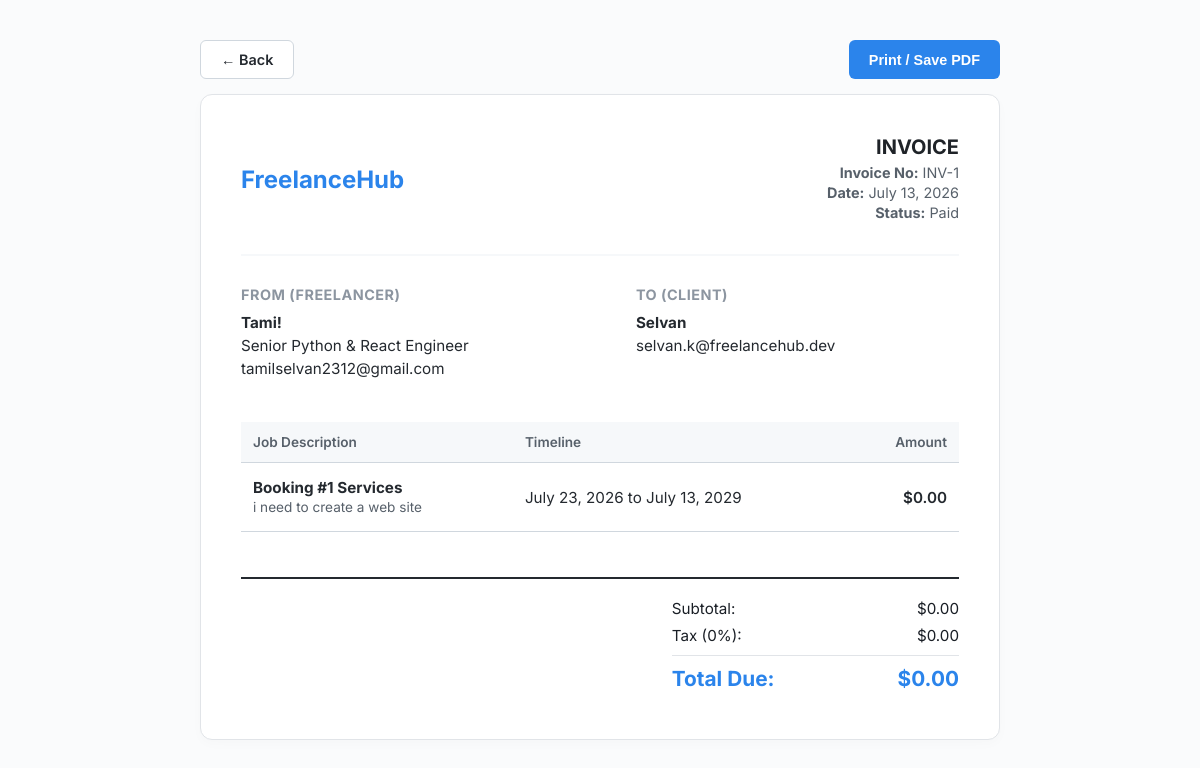
The page /invoice/1/print/ (signed in) on the database its author committed.
### core/models.py (models this page shows, shortened)
class Invoice(models.Model):
    STATUS_CHOICES = (
        ('unpaid', 'Unpaid'),
        ('paid', 'Paid'),
        ('due', 'Payment Due'),
    )
    booking = models.OneToOneField(Booking, on_delete=models.CASCADE, related_name='invoice')
    amount = models.DecimalField(max_digits=10, decimal_places=2)
    status = models.CharField(max_length=20, choices=STATUS_CHOICES, default='unpaid')
    issued_at = models.DateTimeField(auto_now_add=True)
    class Meta:
        indexes = [
            models.Index(fields=['status', '-issued_at']),
        ]

class Booking(models.Model):
    STATUS_CHOICES = (
        ('pending', 'Pending'),
        ('accepted', 'Accepted'),
        ('rejected', 'Rejected'),
        ('completed', 'Completed'),
        ('cancelled', 'Cancelled'),
    )
    client = models.ForeignKey(User, on_delete=models.CASCADE, related_name='bookings_made')
    freelancer = models.ForeignKey(User, on_delete=models.CASCADE, related_name='bookings_received')
    start_date = models.DateField()
    end_date = models.DateField()
    description = models.TextField(blank=True, null=True)
    status = models.CharField(max_length=20, choices=STATUS_CHOICES, default='pending')
    created_at = models.DateTimeField(auto_now_add=True)
    class Meta:
        indexes = [
            models.Index(fields=['client', 'status']),
            models.Index(fields=['freelancer', 'status']),
            models.Index(fields=['status', '-created_at']),
        ]

class Profile(models.Model):
    user = models.OneToOneField(User, on_delete=models.CASCADE, related_name='profile')
    role = models.CharField(max_length=20, choices=ROLE_CHOICES, default='client')
    bio = models.TextField(blank=True, null=True)
    title = models.CharField(max_length=100, blank=True, null=True)
    hourly_rate = models.DecimalField(
        max_digits=10,
        decimal_places=2,
        default=Decimal('0.00'),
        validators=[MinValueValidator(Decimal('0.01'))]
    )
    age = models.IntegerField(default=18)
    contact_email = models.EmailField(blank=True, null=True)
    cover_banner = models.ImageField(upload_to='banners/', blank=True, null=True)
    is_verified = models.BooleanField(default=False)
    location = models.CharField(max_length=100, blank=True, null=True)
    experience_years = models.IntegerField(default=0)
    availability = models.BooleanField(default=True)
    response_rate = models.IntegerField(default=100)
    response_time = models.CharField(max_length=50, default='1 hour')
    views_count = models.IntegerField(default=0)
    education = models.TextField(blank=True, null=True)
    experience_detail = models.TextField(blank=True, null=True)
    certificates = models.TextField(blank=True, null=True)
    languages = models.TextField(blank=True, null=True)
    avatar = models.ImageField(upload_to='avatars/', blank=True, null=True)
    objects = ProfileQuerySet.as_manager()
    class Meta:
        indexes = [
            models.Index(fields=['role', 'hourly_rate']),
            models.Index(fields=['role', 'is_verified']),
            models.Index(fields=['role', 'availability']),
            models.Index(fields=['role', 'experience_years']),
        ]

### core/views.py (the view)
# urls.py: path('invoice/<int:invoice_id>/print/', views.invoice_print_view, name='invoice_print'),
@login_required
def invoice_print_view(request, invoice_id):
    invoice = get_object_or_404(Invoice, id=invoice_id)
    if invoice.booking.client != request.user and invoice.booking.freelancer != request.user:
        messages.error(request, "Access denied.")
        return redirect('dashboard')
    return render(request, "core/printable_invoice.html", {"invoice": invoice})

### core/context_processors.py (called while the page is built)
def global_vars(request):
    if request.user.is_authenticated:
        return {
            'unread_notifications_count': Notification.objects.filter(user=request.user, is_read=False).count(),
            'unread_messages_count': Message.objects.filter(recipient=request.user, is_read=False).count()
        }
    return {
        'unread_notifications_count': 0,
        'unread_messages_count': 0
    }

### core/templates/core/printable_invoice.html (shortened to what this page needs)
<!DOCTYPE html>
<html lang="en">
<head>
</head>
<body>
    <div style="display:flex; flex-direction:column; align-items:center; width:100%;">
        <div class="actions-bar">
            <a href="javascript:window.close();" class="btn-back" onclick="window.history.back(); return false;">&larr; Back</a>
            <button onclick="window.print();" class="btn-print">Print / Save PDF</button>
        </div>
        <div class="invoice-box">
            <div class="invoice-header">
                <div class="brand">FreelanceHub</div>
                <div class="invoice-details">
                    <h2>INVOICE</h2>
                    <p><strong>Invoice No:</strong> INV-{{ invoice.id }}</p>
                    <p><strong>Date:</strong> {{ invoice.issued_at|date:"F d, Y" }}</p>
                    <p><strong>Status:</strong> {{ invoice.get_status_display }}</p>
                </div>
            </div>
            <div class="address-row">
                <div class="address-col">
                    <h4>From (Freelancer)</h4>
                    <p><strong>{{ invoice.booking.freelancer.username }}</strong></p>
                    <p>{{ invoice.booking.freelancer.profile.title|default:"Professional Consultant" }}</p>
                    <p>{{ invoice.booking.freelancer.profile.contact_email|default:invoice.booking.freelancer.email }}</p>
                </div>
                <div class="address-col">
                    <h4>To (Client)</h4>
                    <p><strong>{{ invoice.booking.client.username }}</strong></p>
                    <p>{{ invoice.booking.client.email }}</p>
                </div>
            </div>
            <table class="invoice-table">
                <thead>
                    <tr>
                        <th>Job Description</th>
                        <th>Timeline</th>
                        <th class="amount-col">Amount</th>
                    </tr>
                </thead>
                <tbody>
                    <tr>
                        <td>
                            <strong>Booking #{{ invoice.booking.id }} Services</strong><br>
                            <span style="font-size:0.85rem; color:#57606a;">{{ invoice.booking.description }}</span>
                        </td>
                        <td>{{ invoice.booking.start_date }} to {{ invoice.booking.end_date }}</td>
                        <td class="amount-col">${{ invoice.amount }}</td>
                    </tr>
                </tbody>
            </table>
            <div class="total-section">
                <div class="total-box">
                    <div>
                        <span>Subtotal:</span>
                        <span>${{ invoice.amount }}</span>
                    </div>
                    <div>
                        <span>Tax (0%):</span>
                        <span>$0.00</span>
                    </div>
                    <div class="grand-total">
                        <span>Total Due:</span>
                        <span>${{ invoice.amount }}</span>
                    </div>
                </div>
            </div>
        </div>
    </div>
</body>
</html>

### core/templates/core/printable_invoice.html (style rules this page uses)
body { font-family: 'Inter', sans-serif; background-color: #fafbfc; color: #1a1f26; margin: 0; padding: 40px 20px; display: flex; justify-content: center; }
.invoice-box { background-color: #ffffff; border: 1px solid #e1e4e8; border-radius: 12px; box-shadow: 0 4px 12px rgba(0,0,0,0.02); padding: 40px; max-width: 800px; width: 100%; box-sizing: border-box; }
.invoice-header { display: flex; justify-content: space-between; align-items: center; border-bottom: 2px solid #f6f8fa; padding-bottom: 30px; margin-bottom: 30px; }
.brand { font-size: 1.5rem; font-weight: 700; color: #2b84eb; }
.invoice-details { text-align: right; }
.invoice-details h2 { margin: 0 0 5px 0; font-size: 1.25rem; color: #1f2328; }
.invoice-details p { margin: 3px 0; color: #57606a; font-size: 0.9rem; }
.address-row { display: flex; justify-content: space-between; margin-bottom: 40px; }
.address-col { width: 45%; }
.address-col h4 { margin: 0 0 10px 0; font-size: 0.9rem; text-transform: uppercase; letter-spacing: 0.5px; color: #8c95a0; }
.address-col p { margin: 4px 0; font-size: 0.95rem; color: #24292f; }
.invoice-table { width: 100%; border-collapse: collapse; margin-bottom: 45px; }
.invoice-table th { background-color: #f6f8fa; border-bottom: 1px solid #d0d7de; color: #57606a; font-weight: 600; text-align: left; padding: 12px; font-size: 0.85rem; }
.invoice-table td { border-bottom: 1px solid #d0d7de; padding: 15px 12px; font-size: 0.95rem; color: #24292f; }
.invoice-table td.amount-col { text-align: right; font-weight: 600; }
.invoice-table th.amount-col { text-align: right; }
.total-section { display: flex; justify-content: flex-end; border-top: 2px solid #24292f; padding-top: 20px; }
.total-box { text-align: right; width: 40%; }
.total-box div { display: flex; justify-content: space-between; font-size: 0.95rem; margin-bottom: 8px; }
.total-box .grand-total { font-size: 1.3rem; font-weight: 700; color: #2b84eb; margin-top: 10px; border-top: 1px solid #e1e4e8; padding-top: 10px; }
.actions-bar { max-width: 800px; width: 100%; display: flex; justify-content: space-between; margin-bottom: 15px; }
.btn-print { background-color: #2b84eb; color: #ffffff; border: none; padding: 10px 20px; border-radius: 6px; font-weight: 600; cursor: pointer; text-decoration: none; font-size: 0.9rem; display: inline-flex; align-items: center; gap: 8px; }
.btn-back { background-color: #ffffff; color: #24292f; border: 1px solid #d0d7de; padding: 10px 20px; border-radius: 6px; font-weight: 600; cursor: pointer; text-decoration: none; font-size: 0.9rem; }

### rows shown on the page
Invoice: id "1", issued_at "July 13, 2026", status "Paid", booking.freelancer.username "Tami!", booking.freelancer.profile "Senior Python & React Engineer", booking.freelancer.profile.contact_email "tamilselvan2312@gmail.com", booking.client.username "Selvan", booking.client.email "selvan.k@freelancehub.dev", booking.id "1", booking.description "i need to create a web site", booking.start_date "July 23, 2026", booking.end_date "July 13, 2029", amount "0.00"
